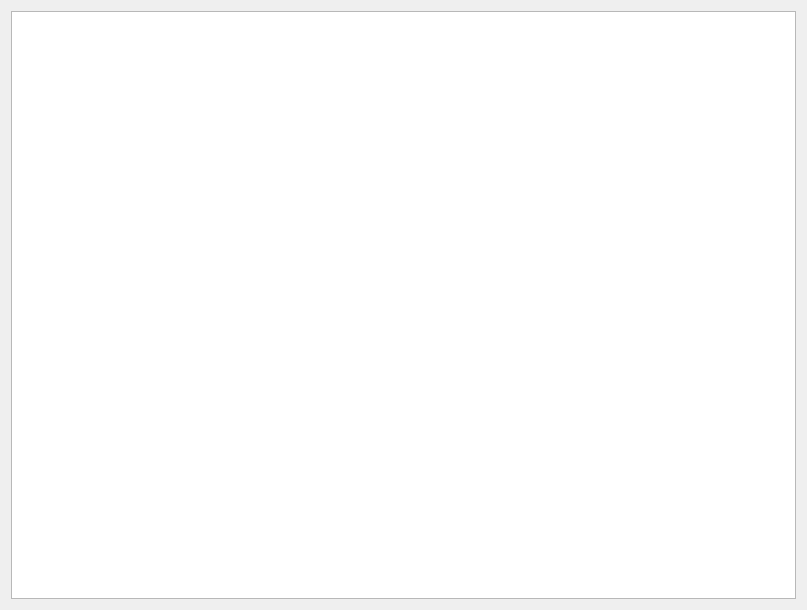
<?xml version="1.0" encoding="UTF-8"?>
<ui version="4.0">
 <class>MapWidget</class>
 <widget class="QWidget" name="MapWidget">
  <property name="geometry">
   <rect>
    <x>0</x>
    <y>0</y>
    <width>807</width>
    <height>610</height>
   </rect>
  </property>
  <property name="windowTitle">
   <string>Form</string>
  </property>
  <layout class="QFormLayout" name="formLayout">
   <item row="0" column="0" colspan="2">
    <widget class="QGraphicsView" name="graphicsView"/>
   </item>
  </layout>
 </widget>
 <resources/>
 <connections/>
</ui>
